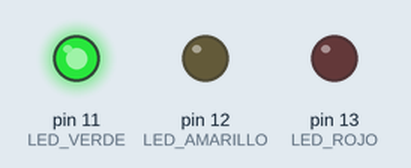
Recording of a sketch running on a simulated Arduino Uno, built with avr-gcc and run on an emulated ATmega328P. Shown: output pins drawn as LEDs (lit = HIGH).

Above: at 12.5 s.
At 28.0 s:
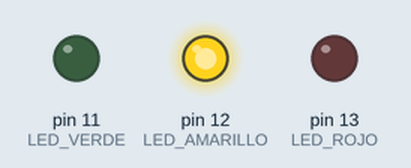
At 41.0 s:
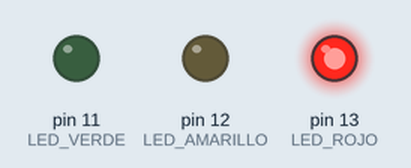
At 51.2 s:
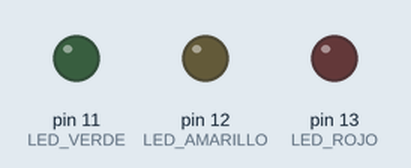
Timing chart, 0 to 67.0 s (numbered marks = the images above):
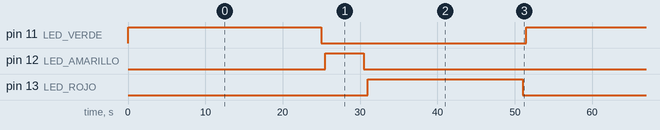

The sketch:

L_1.3.ino
```cpp
// PROGRAMA: SEMAFORO
// TIMIBOT

void setup(){

  pinMode(11, OUTPUT);   //LED VERDE
  pinMode(12, OUTPUT);   //LED AMARILLO
  pinMode(13, OUTPUT);   //LED ROJO
}

void loop(){

  digitalWrite(11, HIGH);   // Enciende LED VERDE
  delay(25000);             // Espera por veinticinco segundos
  digitalWrite(11, LOW);    // Apaga LED VERDE
  delay(500);               // Espera por medio segundo

  digitalWrite(12, HIGH);   // Enciende LED AMARILLO
  delay(5000);              // Espera por cinco segundos
  digitalWrite(12, LOW);    // Apaga LED AMARILLO
  delay(500);               // Espera por medio segundo

  digitalWrite(13, HIGH);   // Enciende LED ROJO
  delay(20000);             // Espera por veinte segundos
  digitalWrite(13, LOW);    // Apaga LED ROJO
  delay(500);               // Espera por medio segundo
}
```

Measured:
- by itself, pin 11 (LED_VERDE): alternates HIGH for 25.0 s and LOW for 26.5 s
- by itself, pin 12 (LED_AMARILLO): alternates HIGH for 5.0 s and LOW for 46.5 s
- by itself, pin 13 (LED_ROJO): alternates HIGH for 20.0 s and LOW for 31.5 s
